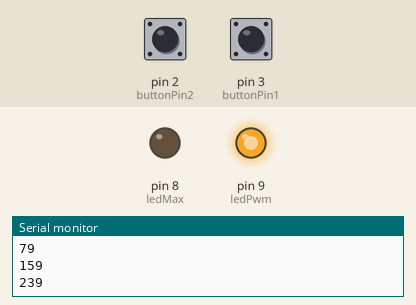
The sketch below on a simulated Arduino Uno, built with avr-gcc and run on an emulated ATmega328P. Shown: output pins drawn as LEDs (lit = HIGH), the last lines printed to the serial monitor. Inputs (shaded band) come from the test bench; at power-on: pin 3 (buttonPin1) HIGH, pin 2 (buttonPin2) LOW.

Above: at 1.8 s.
1.9 s: pin 3 (buttonPin1) pulled LOW for 1 s
At 2.9 s:
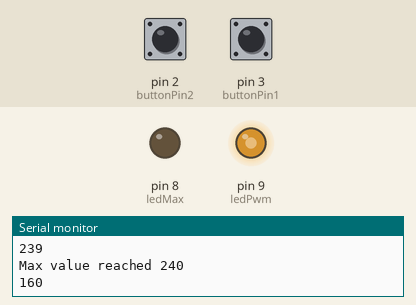
5.5 s: pin 3 (buttonPin1) pulled LOW for 0.6 s
At 6.9 s:
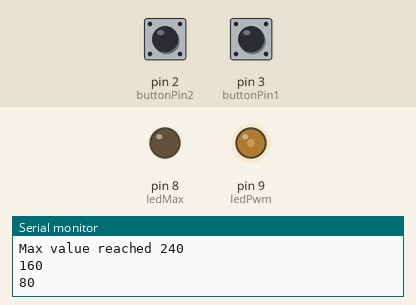
At 8.2 s:
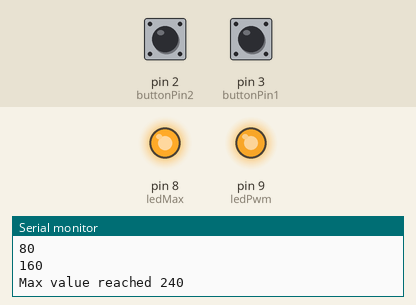
Timing chart, 0 to 9.7 s (numbered marks = the images above; inputs shaded):
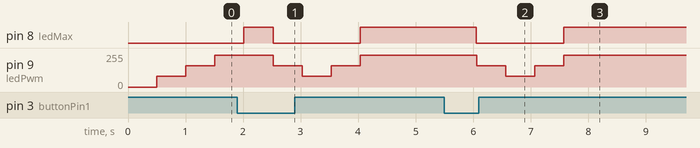

The sketch:

sketch_led_pwm-2btn.ino
```cpp
/*
 * Playing around with two buttons that control a LED brightness
 * using pwm. One led is made brighter/dimmer using the
 * buttons. When max brightness is readhed, the other led is
 * simply turned on.
 */

int ledPwm = 9; // The pin for pulse-width LED
int ledMax = 8; // The pin for the green LED indicating max value
int buttonPin1 = 3; // button 1
int buttonPin2 = 2; // button 2

void setup()
{
  pinMode(ledPwm, OUTPUT);
  pinMode(ledMax, OUTPUT);
  pinMode(buttonPin1, INPUT);
  pinMode(buttonPin2, INPUT);

  // We will use Serial output for debugging
  Serial.begin(9600);
}

int value = -1;
int stepValue = 80;
int stepMillis = 500;
int maxValue = 240;
void loop()
{
  int lastValue = value;
  String statusStr1 = "Max value reached";
  String statusStr = "";

  if(digitalRead(buttonPin1) == LOW)
  {
    value -= stepValue;
    delay(stepMillis);
  }
  else if(digitalRead(buttonPin2) == LOW)
  {
    value += stepValue;
    delay(stepMillis);
  }
  value = constrain(value, 0, maxValue);
  if (lastValue != value)
  {
    if (value == maxValue)
    {
      Serial.print(statusStr1+" ");
      digitalWrite(ledMax, HIGH);
    }
    else
    {
      digitalWrite(ledMax, LOW);
    }

    Serial.println(value);
    analogWrite(ledPwm, value);
  }
  delay(5);
}
```

Measured:
- after the input at 5.5 s, pin 8 (ledMax): HIGH → LOW after 0.56 s, → HIGH 1.5 s later; pin 9 (ledPwm): 240/255 → 160/255 after 0.56 s, → 80/255 0.51 s later, → 160/255 0.51 s later, → 240/255 0.51 s later
